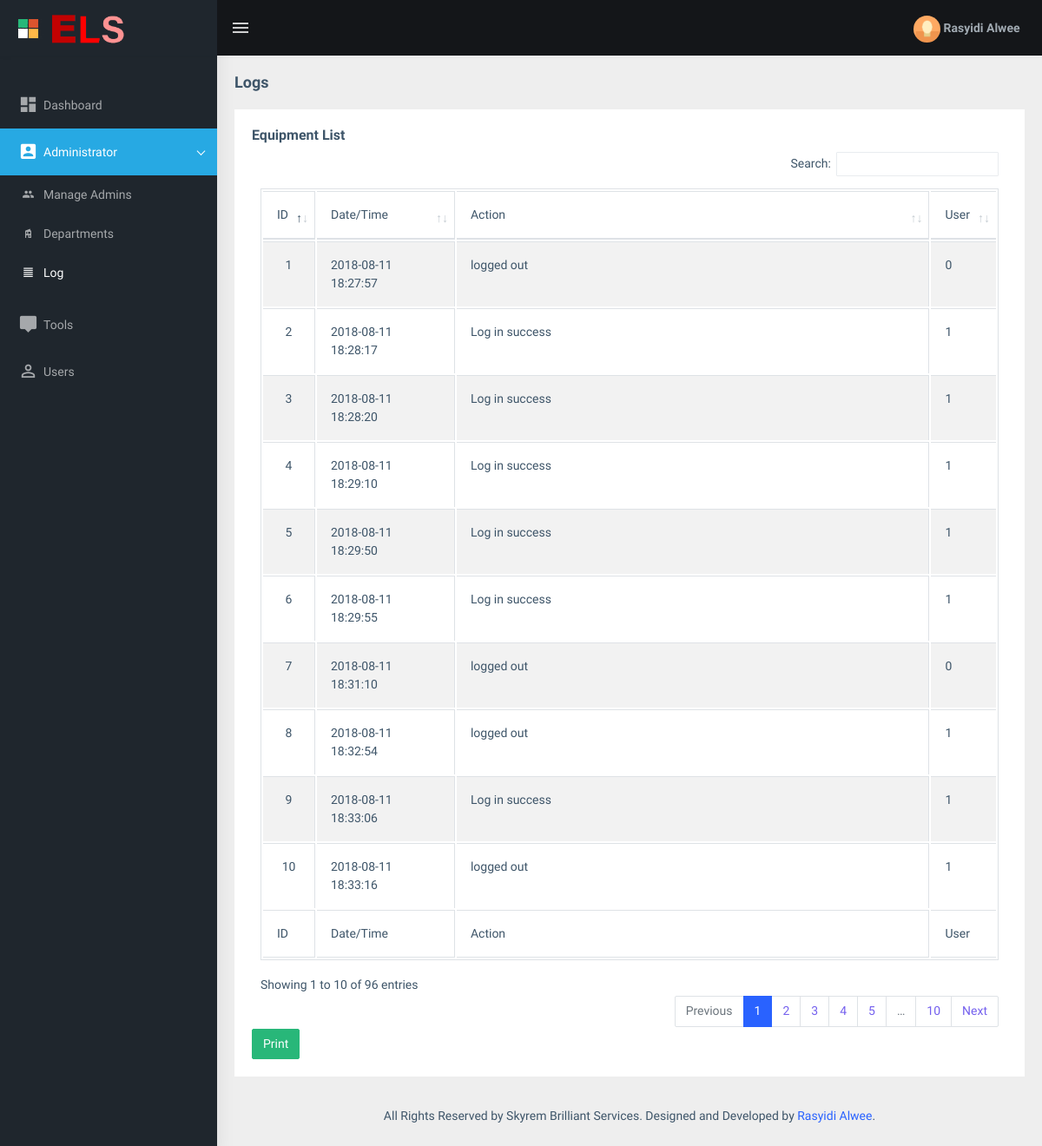
Page /logs.php (signed in) on the committed database.
### tables this page shows
CREATE TABLE `logs` (
  `logID` int(11) NOT NULL,
  `logDate` date NOT NULL,
  `logTime` time NOT NULL,
  `logAction` varchar(300) NOT NULL,
  `logUser` int(11) NOT NULL
);

### assets/session-handler.php (called while the page is built, shortened)
<?php
$userID = $_SESSION["userID"];
$getUserInfo = mysqli_query($conn,"SELECT admName,admEmail, admPhone, admDepartment FROM admins WHERE admID = '{$userID}' ");
$fetchUserInfo = mysqli_fetch_assoc($getUserInfo);
$userName = $fetchUserInfo["admName"];
?>

### logs.php (the view, shortened to what this page needs)
<?php
require_once("assets/connection.php");
require_once("assets/session-handler.php");
?>
<!DOCTYPE html>
<html dir="ltr" lang="en">
<head>
    <link href="assets/libs/flot/css/float-chart.css" rel="stylesheet">
    <link href="assets/libs/datatables.net-bs4/css/dataTables.bootstrap4.css" rel="stylesheet">
    <link rel="stylesheet" type="text/css" href="assets/libs/select2/dist/css/select2.min.css">
    <link href="dist/css/style.min.css" rel="stylesheet">
</head>
<body>
    <div id="main-wrapper">
       	<?php require_once("templates/topbar.php") ?>
        <?php require_once("templates/sidebar.php") ?>
        <div class="page-wrapper">
             <div class="page-breadcrumb">
                <div class="row">
                    <div class="col-12 d-flex no-block align-items-center">
                        <h4 class="page-title">Logs</h4>
                    </div>
                </div>
            </div>
            <div class="container-fluid">
                <div class="row">
					<div class="col-md-12">
						<div class="card">
                            <div class="card-body">
                                <h5 class="card-title">Equipment List</h5>
                                <div class="table-responsive">
                                    <table id="zero_config" class="table table-striped table-bordered">
                                        <thead>
                                            <tr>
                                                <th>ID</th>
                                                <th>Date/Time</th>
                                                <th>Action</th>
                                                <th>User</th>
                                            </tr>
                                        </thead>
                                        <tbody>
                                            <?php
											$getLog = mysqli_query($conn,"SELECT * FROM logs");
											while($fetchLog = mysqli_fetch_assoc($getLog)){
											?>
											<tr>
												<td align="center"><?= $fetchLog["logID"] ?></td>
												<td><?= $fetchLog["logDate"] ?> <?= $fetchLog["logTime"] ?></td>
												<td><?= $fetchLog["logAction"] ?></td>
												<td><?= $fetchLog["logUser"] ?></td>
											</tr>
											<?php
											}
											?>
                                        </tbody>
                                        <tfoot>
                                            <tr>
                                               	<th>ID</th>
                                                <th>Date/Time</th>
                                                <th>Action</th>
                                                <th>User</th>
                                            </tr>
                                        </tfoot>
                                    </table>
                                </div>
                                <button class="btn btn-success" onclick="printLog()">Print</button>
                            </div>
                        </div>
					</div>
                </div>
            <footer class="footer text-center">
                All Rights Reserved by Skyrem Brilliant Services. Designed and Developed by <a href="https://wrappixel.com">Rasyidi Alwee</a>.
            </footer>
        </div>
    </div>
</body>
</html>

### templates/topbar.php (shortened to what this page needs)
<header class="topbar" data-navbarbg="skin5">
	<nav class="navbar top-navbar navbar-expand-md navbar-dark">
		<div class="navbar-header" data-logobg="skin5">
			<a class="navbar-brand" href="index.php">
				<b class="logo-icon p-l-10">
					<img src="assets/images/logo-icon.png" alt="homepage" class="light-logo" />
				</b>
				<span class="logo-text">
					 <img src="assets/images/logo-text.png" alt="homepage" class="light-logo" width="50%" />
				</span>
			</a>
		</div>
		<div class="navbar-collapse collapse" id="navbarSupportedContent" data-navbarbg="skin5">
			<ul class="navbar-nav float-left mr-auto">
				<li class="nav-item d-none d-md-block"><a class="nav-link sidebartoggler waves-effect waves-light" href="javascript:void(0)" data-sidebartype="mini-sidebar"><i class="mdi mdi-menu font-24"></i></a></li>
			</ul>
			<ul class="navbar-nav float-right">
				<li class="nav-item dropdown">
					<a class="nav-link dropdown-toggle text-muted waves-effect waves-dark pro-pic" href="" data-toggle="dropdown" aria-haspopup="true" aria-expanded="false"><img src="assets/images/users/1.jpg" alt="user" class="rounded-circle" width="31"> <b><?= $userName ?></b></a>
				</li>
			</ul>
		</div>
	</nav>
</header>

### templates/sidebar.php
<aside class="left-sidebar" data-sidebarbg="skin5">
	<div class="scroll-sidebar">
		<nav class="sidebar-nav">
			<ul id="sidebarnav" class="p-t-30">
				<li class="sidebar-item"> <a class="sidebar-link waves-effect waves-dark sidebar-link" href="index.php" aria-expanded="false"><i class="mdi mdi-view-dashboard"></i><span class="hide-menu">Dashboard</span></a></li>
				<li class="sidebar-item"> <a class="sidebar-link has-arrow waves-effect waves-dark" href="javascript:void(0)" aria-expanded="false"><i class="mdi mdi-account-box"></i><span class="hide-menu">Administrator </span></a>
					<ul aria-expanded="false" class="collapse  first-level">
						<li class="sidebar-item">
							<a href="admins.php" class="sidebar-link"><i class="mdi mdi-account-multiple"></i><span class="hide-menu">Manage Admins</span></a>
						</li>
						<li class="sidebar-item">
							<a href="departments.php" class="sidebar-link"><i class="mdi mdi-home-modern"></i><span class="hide-menu"> Departments</span></a>
						</li>
						<li class="sidebar-item">
							<a href="logs.php" class="sidebar-link"><i class="mdi mdi-format-align-justify"></i><span class="hide-menu"> Log</span></a>
						</li>
					</ul>
				</li>
				<li class="sidebar-item"> <a class="sidebar-link waves-effect waves-dark sidebar-link" href="tools.php" aria-expanded="false"><i class="mdi mdi-tooltip"></i><span class="hide-menu">Tools</span></a></li>
				<li class="sidebar-item"> <a class="sidebar-link waves-effect waves-dark sidebar-link" href="users.php" aria-expanded="false"><i class="mdi mdi-account-outline"></i><span class="hide-menu">Users</span></a></li>
			</ul>
		</nav>
	</div>
</aside>

### rows in the picture
logs: logID "1", logDate "2018-08-11", logTime "18:27:57", logAction "logged out", logUser "0"
logs: logID "2", logDate "2018-08-11", logTime "18:28:17", logAction "Log in success", logUser "1"
logs: logID "3", logDate "2018-08-11", logTime "18:28:20", logAction "Log in success", logUser "1"
logs: logID "4", logDate "2018-08-11", logTime "18:29:10", logAction "Log in success", logUser "1"
logs: logID "5", logDate "2018-08-11", logTime "18:29:50", logAction "Log in success", logUser "1"
logs: logID "6", logDate "2018-08-11", logTime "18:29:55", logAction "Log in success", logUser "1"
logs: logID "7", logDate "2018-08-11", logTime "18:31:10", logAction "logged out", logUser "0"
logs: logID "8", logDate "2018-08-11", logTime "18:32:54", logAction "logged out", logUser "1"
logs: logID "9", logDate "2018-08-11", logTime "18:33:06", logAction "Log in success", logUser "1"
logs: logID "10", logDate "2018-08-11", logTime "18:33:16", logAction "logged out", logUser "1"

### other values in the picture
$userName "Rasyidi Alwee"
